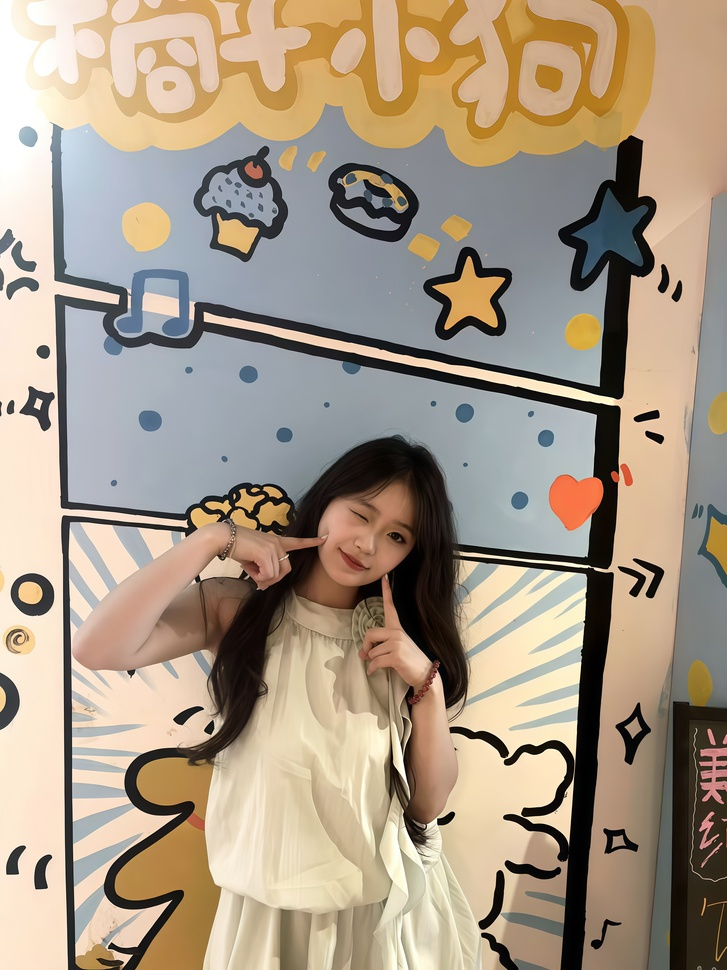
#> input picture self-learning/Python/Data/quality_restoration_20250709003543265.jpg, 727 x 970 px, shrunk from 2217 x 2956 before the run, found by its file name
$ jupyter execute Untitled-1.ipynb
#> lines starting #> are read from the running program, lines starting #| are printed output that depends on the picture
[cell 1]
# 1
# cv2 是 OpenCV 库，用于图像和视频处理。
# matplotlib.pyplot 是用于绘图和可视化的库，常用于显示图像和绘制图表。
import cv2
import matplotlib.pyplot as plt
import numpy as np

[cell 2]
# 4
img_path = r"F:\Python\Data\quality_restoration_20250709003543265.jpg"
img = cv2.imread(img_path, 1)
#> img is the input picture: shape (970, 727, 3); mean B, G, R 134.1, 152.5, 167.6
plt.imshow(img)

[cell 3]
# 5
Lab_img = cv2.cvtColor(img, cv2.COLOR_BGR2Lab)
#> Lab_img: shape (970, 727, 3); mean of channels 0, 1, 2 160.6, 131.3, 139.6
# 显示Lab各个颜色通道
plt.imshow(Lab_img[:, :, 0], cmap='gray')  # L通道
plt.imshow(Lab_img[:, :, 1], cmap='gray')  # a通道
plt.imshow(Lab_img[:, :, 2], cmap='gray')  # b通道
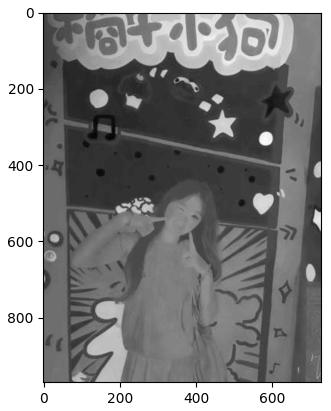
#> figure drawn by matplotlib, 1 panel

[cell 4]
# 6
hsv_img = cv2.cvtColor(img, cv2.COLOR_BGR2HSV)
#> hsv_img: shape (970, 727, 3); mean H, S, V 43.3, 69.7, 172.3
# 显示HSV各个颜色通道
plt.imshow(hsv_img[:, :, 0], cmap='gray')  # H通道
plt.imshow(hsv_img[:, :, 1], cmap='gray')  # S通道
plt.imshow(hsv_img[:, :, 2], cmap='gray')  # V通道
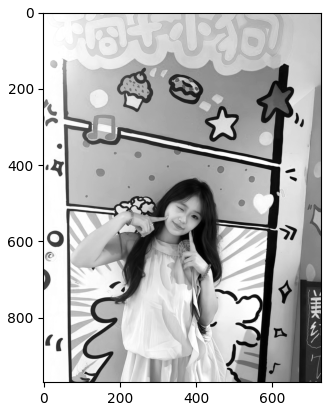
#> figure drawn by matplotlib, 1 panel

[cell 5]
# 7
alpha = 3  # 对比度
adjusted = cv2.convertScaleAbs(img, alpha=alpha)
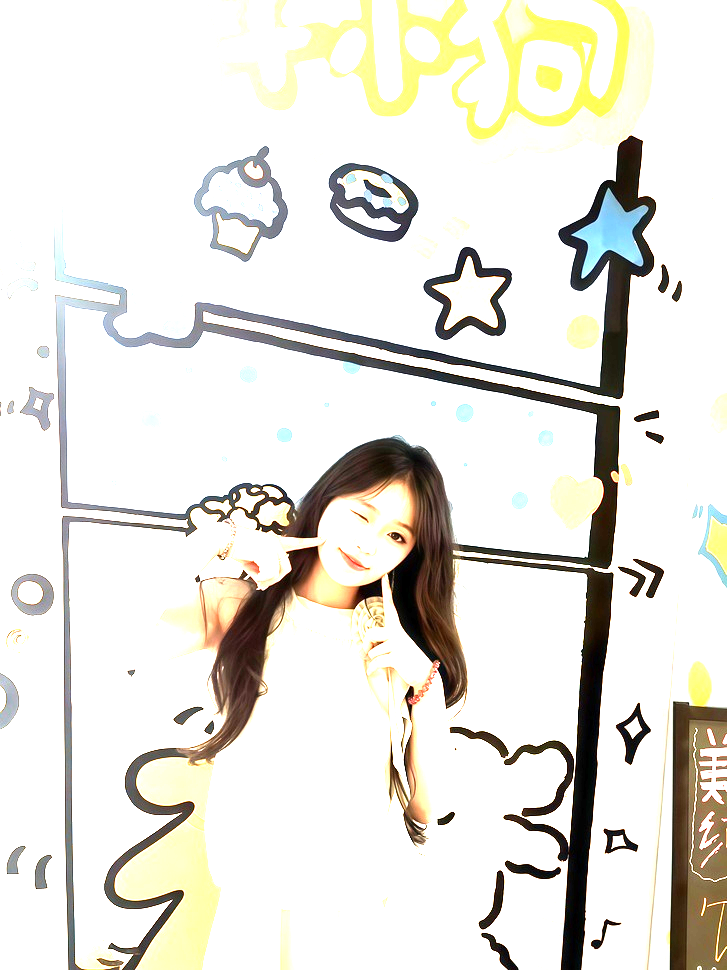
#> adjusted: shape (970, 727, 3); mean B, G, R 220.9, 227.8, 229.6
plt.imshow(adjusted)

[cell 6]
# 8
beta = 100
brightened = cv2.convertScaleAbs(img, beta=beta)
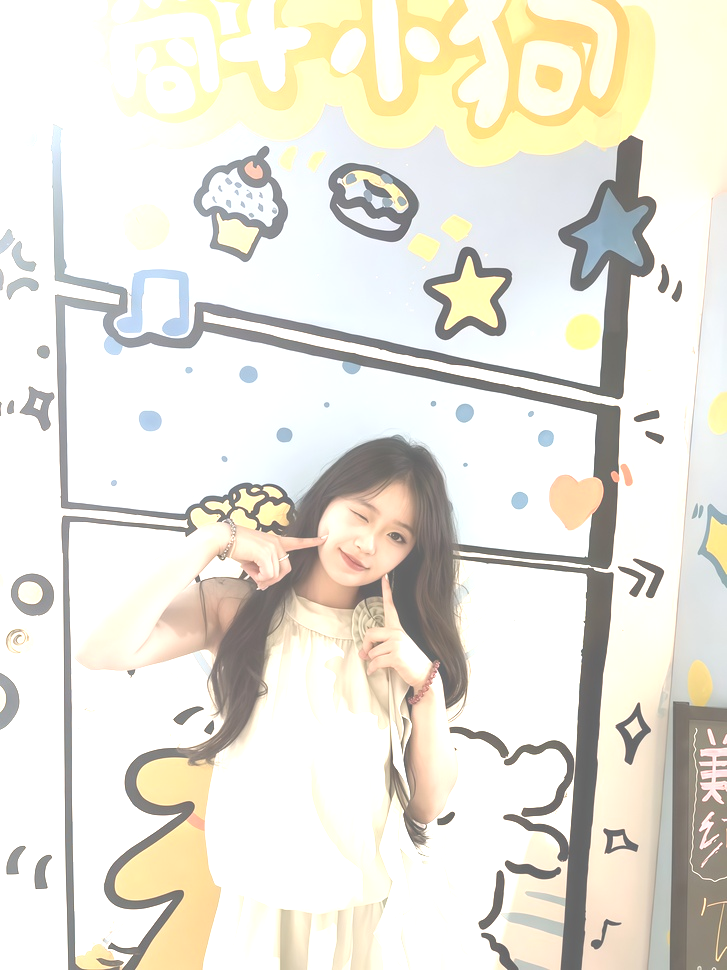
#> brightened: shape (970, 727, 3); mean B, G, R 218.6, 228.7, 231.6
plt.imshow(brightened)

[cell 7]
# 9
hsv_img = cv2.cvtColor(img, cv2.COLOR_BGR2HSV)
hsv_img= cv2.multiply(hsv_img,2)  # 增加饱和度
#> hsv_img: shape (970, 727, 3); mean H, S, V 86.1, 126.4, 224.6
saturated = cv2.cvtColor(hsv_img, cv2.COLOR_HSV2BGR)
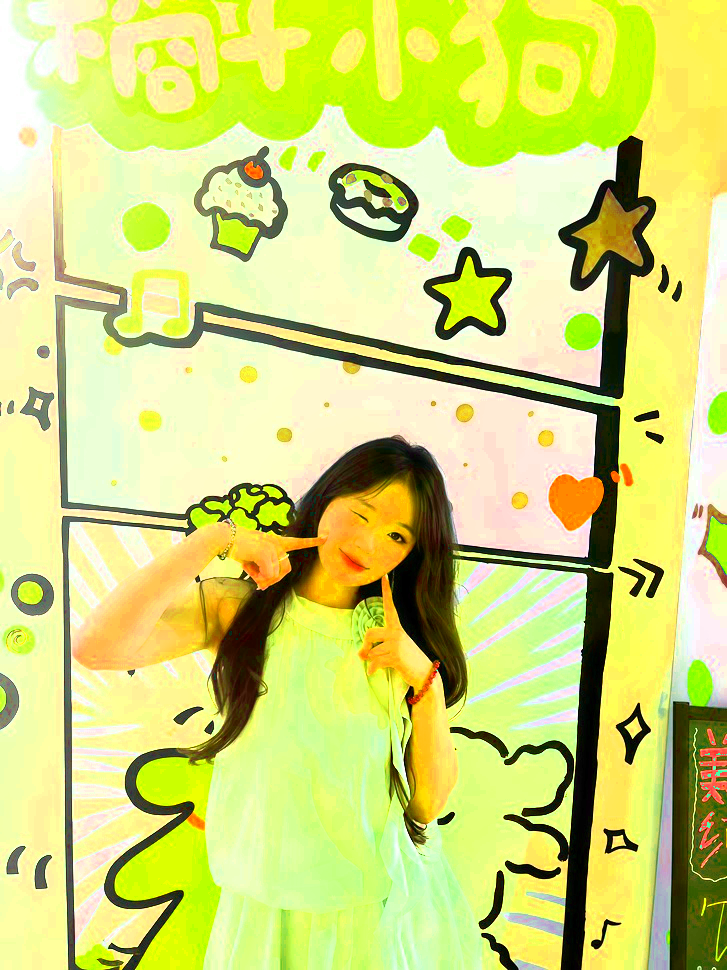
#> saturated: shape (970, 727, 3); mean B, G, R 119.8, 216.3, 209.5
plt.imshow(saturated)

[cell 8]
# 10
gamma = 7  # 伽马值
gamma_corrected = cv2.LUT(img, np.array([((i / 255.0) ** gamma) * 255 for i in np.arange(0, 256)]).astype("uint8"))
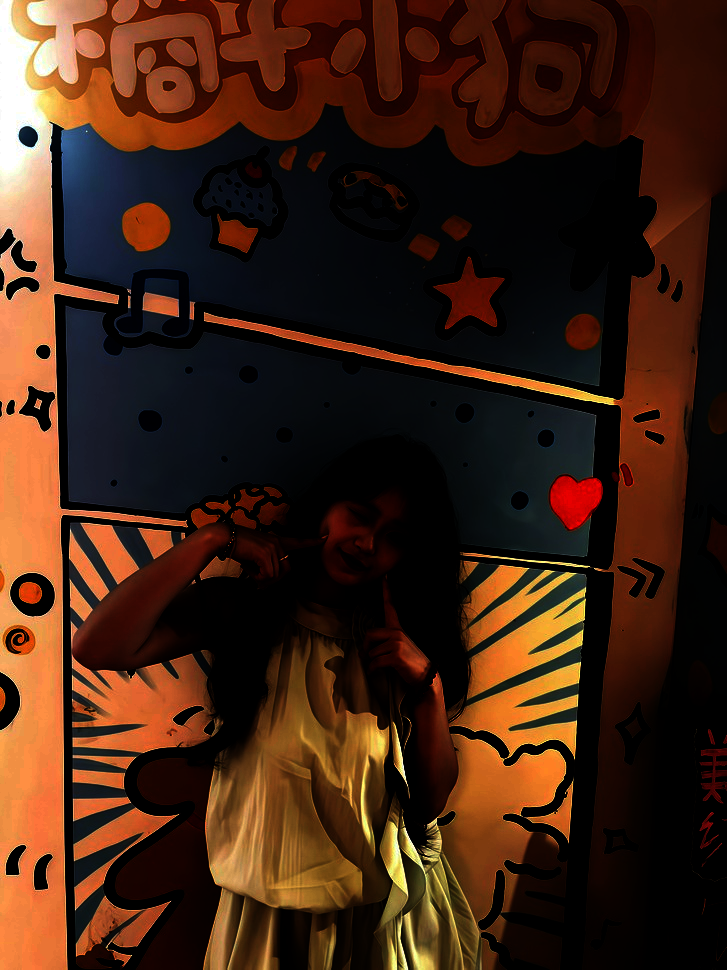
#> gamma_corrected: shape (970, 727, 3); mean B, G, R 19.4, 34.8, 64.2
plt.imshow(gamma_corrected)
